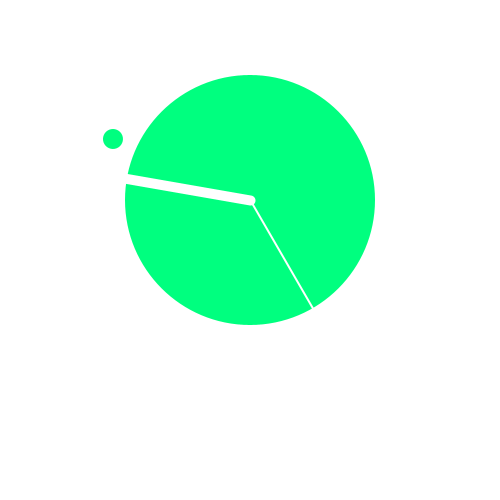
Frame 1 (no input)
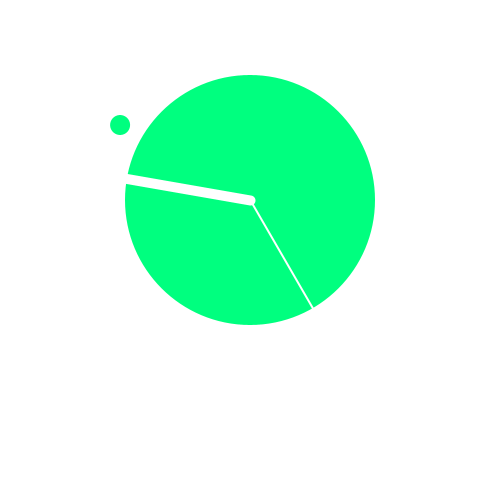
Frame 60 (the mouse pressed at the canvas centre just before this capture)
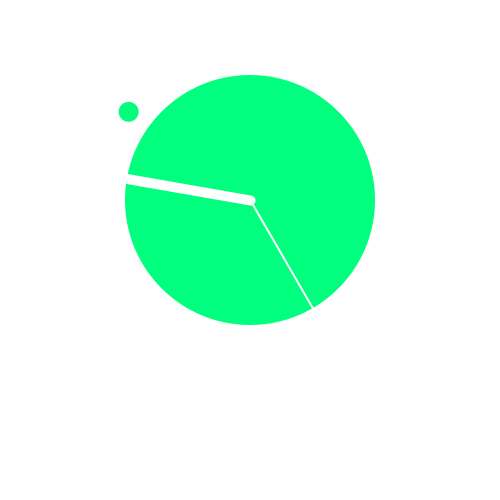
Frame 120 (the mouse held since frame 60 and released just before this capture)

The Processing sketch that drew these frames (run headless with seeded random() and noise(); from frame 60 on, the mouse is pressed at the canvas centre):

// Processing sketch: Clock_1
// ── Clock_1.pde
void setup() {
  size(500, 500);
  background(255);
  colorMode(HSB, 360, 100, 100);
  rectMode(CENTER);
}

void draw() {
  
  float h = map((hour()%12), 0, 12, 0, 360);
  float m = map(minute(), 0, 60, 0, 360);
  float s = map(second(), 0, 60, 0, 360);
  float c = map(minute(), 0, 60, 0, 360);
  float sat = map((hour()%12), 0, 12, 0, 100);
  float minHand = map(minute(), 0, 60, 0, TWO_PI) - HALF_PI;
  float hrHand = map((hour()%12), 0, 12, 0, TWO_PI) - HALF_PI;
  
  background(0, 0, 100);
  //background(c, 255-c, 0); 
  noStroke();
  fill(c, 100 + sat, 100); 
  ellipse(width/2, height/2 - 50, 250, 250);

//Seconds
  pushMatrix();
  translate(width/2, height/2 - 50);
  rotate(radians(s));
  pushMatrix();
  translate(0, -150);
  ellipse(0, 0, 20, 20);
  popMatrix();
  popMatrix();

stroke(0, 0, 100);
//hands
  strokeWeight(2);
  line(width/2, height/2 - 50, cos(minHand) * 250 + width/2, sin(minHand) * 250 + height/2 - 50);
  strokeWeight(10);
  line(width/2, height/2 - 50, cos(hrHand) * 250 - width/2, sin(hrHand) * 250 + height/2 - 50);

}
